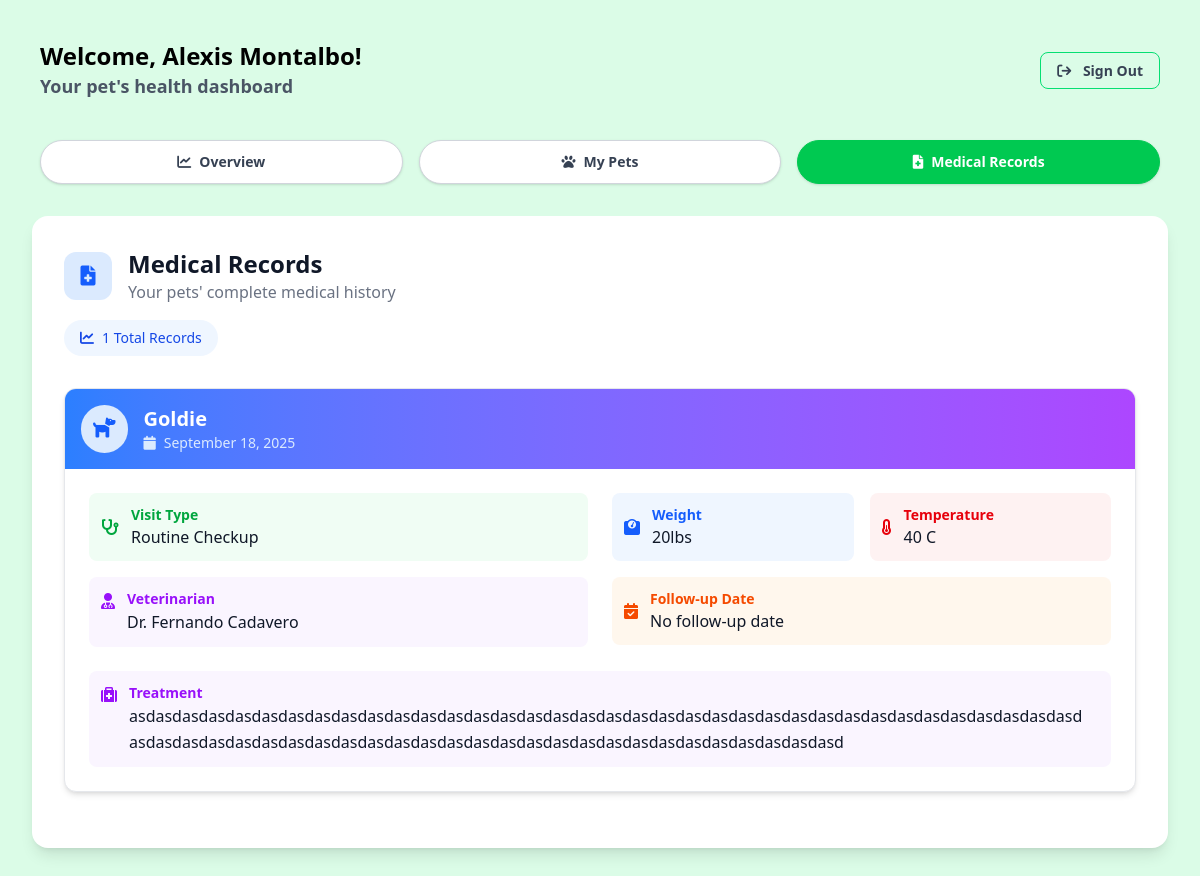
The app's page /owner/medical-records.php (signed in), older data.
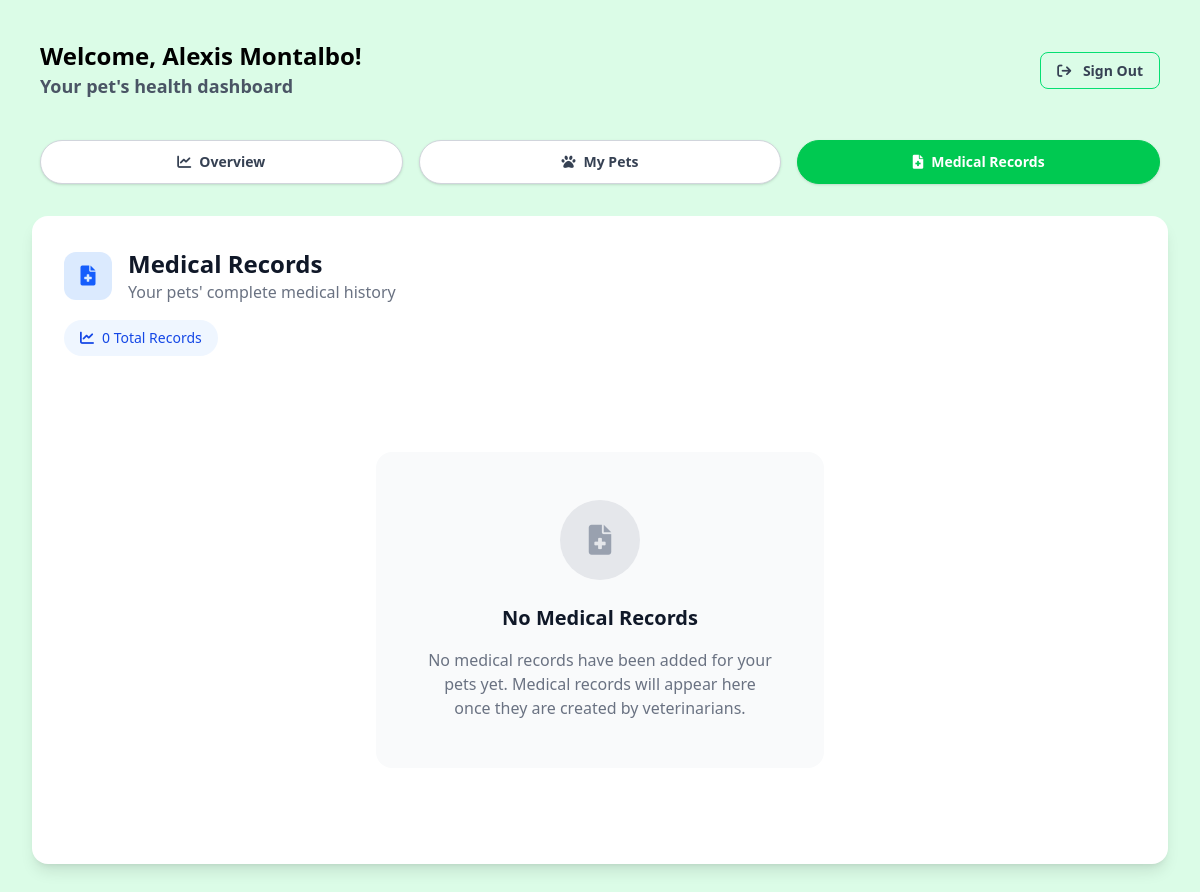
The same page, newer data.
### tables this page shows
CREATE TABLE `medical_records` (
  `id` int(11) NOT NULL,
  `pet_id` int(10) UNSIGNED NOT NULL,
  `visit_type` text NOT NULL,
  `visit_date` date NOT NULL,
  `visit_time` time DEFAULT NULL,
  `veterinarian` text NOT NULL,
  `weight` decimal(5,2) DEFAULT NULL,
  `weight_unit` enum('Kg','Lbs') DEFAULT NULL,
  `temperature` decimal(5,2) DEFAULT NULL,
  `temp_unit` enum('C','F') DEFAULT NULL,
  `diagnosis` text DEFAULT NULL,
  `treatment` text DEFAULT NULL,
  `medications` text DEFAULT NULL,
  `follow_up_date` date DEFAULT NULL,
  `notes` text DEFAULT NULL,
  `created_at` datetime DEFAULT current_timestamp()
);

CREATE TABLE `pets` (
  `id` int(10) UNSIGNED NOT NULL,
  `owner_id` bigint(20) DEFAULT NULL,
  `name` text NOT NULL,
  `species` text NOT NULL,
  `breed` text DEFAULT NULL,
  `age` int(11) DEFAULT NULL,
  `age_unit` enum('Days','Months','Years') DEFAULT NULL,
  `gender` enum('Male','Female') DEFAULT NULL,
  `weight` decimal(5,2) DEFAULT NULL,
  `weight_unit` enum('Kg','Lbs') DEFAULT NULL,
  `color` varchar(255) DEFAULT NULL,
  `birth_date` date DEFAULT NULL,
  `notes` longtext DEFAULT NULL,
  `registered_at` timestamp NOT NULL DEFAULT current_timestamp() ON UPDATE current_timestamp(),
  `status` enum('Alive','Dead') NOT NULL DEFAULT 'Alive'
);

### functions/session.php (called while the page is built, shortened)
<?php
class SessionManager
{
    public static function isLoggedIn(): bool
    {
        return isset($_SESSION['user_id']);
    }
    public static function getUser(PDO $pdo): ?array
    {
        $userId = $_SESSION['user_id'];
        $accessType = $_SESSION['access_type'] ?? null;
        if ($accessType === 'owner') {
            $stmt = $pdo->prepare("
            SELECT o.id AS owner_id, o.name, o.email, o.phone, o.address, o.status, o.created_at,
                   u.id AS user_id, u.email, u.access_type
            FROM owners o
            INNER JOIN users u ON o.user_id = u.id
            WHERE u.id = ?
        ");
            $stmt->execute([$userId]);
            return $stmt->fetch(PDO::FETCH_ASSOC) ?: null;
        }
    }
}
?>

### helpers/fetch.php (called while the page is built)
<?php
function fetchAllData(PDO $pdo, string $query, array $params = []): array
{
    $stmt = $pdo->prepare($query);
    $stmt->execute($params);
    return $stmt->fetchAll(PDO::FETCH_ASSOC);
}
function fetchOneData(PDO $pdo, string $query, array $params = []): ?array
{
    $stmt = $pdo->prepare($query);
    $stmt->execute($params);
    $result = $stmt->fetch(PDO::FETCH_ASSOC);
    return $result ?: null;
}

### owner/medical-records.php (the view, shortened to what the changed rows need)
<?php
include_once __DIR__ . '/../config/config.php';
require_once __DIR__ . '/../functions/session.php';
require_once __DIR__ . '/../helpers/fetch.php';
$client = SessionManager::getUser($pdo);
$medicalRecordCount = fetchOneData(
    $pdo,
    "SELECT COUNT(*) as total FROM medical_records WHERE pet_id IN (SELECT id FROM pets WHERE owner_id = ?)",
    [$client['owner_id']]
);
?>
<!DOCTYPE html>
<html lang="en">
<head>
    <link rel="stylesheet" href="../assets/css/output.css">
    <link rel="stylesheet" href="https://cdnjs.cloudflare.com/ajax/libs/font-awesome/6.0.0-beta3/css/all.min.css">
</head>
<body class="w-full bg-green-100">
    <?php include_once '../includes/owner-header.php'; ?>
    <main class="max-w-[1400px] mx-auto px-3 sm:px-4 md:px-6 lg:px-8 py-4 md:py-8">
        <section class="w-full bg-white rounded-2xl shadow-lg p-4 sm:p-6 md:p-8">
            <div class="mb-6 sm:mb-8">
                <div class="flex items-center mb-3 sm:mb-4">
                    <div
                        class="w-10 h-10 sm:w-12 sm:h-12 bg-blue-100 rounded-xl flex items-center justify-center mr-3 sm:mr-4">
                    </div>
                    <div>
                    </div>
                </div>
                <div
                    class="inline-flex items-center bg-blue-50 text-blue-700 px-3 sm:px-4 py-1.5 sm:py-2 rounded-full text-xs sm:text-sm font-medium">
                    <i class="fas fa-chart-line mr-1.5 sm:mr-2"></i>
                    <?= $medicalRecordCount['total'] ?> Total Records
                </div>
            </div>
            <div class="space-y-6">
                <?php
                $medicalRecord = fetchAllData(
                    $pdo,
                    "SELECT medical_records.*, pets.name AS pet_name, pets.species
                            FROM medical_records
                            INNER JOIN pets ON medical_records.pet_id = pets.id
                            WHERE pets.owner_id = ?
                            ORDER BY visit_date DESC",
                    [$client['owner_id']]
                );
                $speciesData = [
                    'Dog' => ['icon' => 'fa-dog', 'color' => 'text-blue-600', 'bg' => 'bg-blue-100'],
                    'Cat' => ['icon' => 'fa-cat', 'color' => 'text-purple-600', 'bg' => 'bg-purple-100'],
                    'Bird' => ['icon' => 'fa-dove', 'color' => 'text-green-600', 'bg' => 'bg-green-100'],
                    'Fish' => ['icon' => 'fa-fish', 'color' => 'text-teal-600', 'bg' => 'bg-teal-100'],
                    'Rabbit' => ['icon' => 'fa-rabbit', 'color' => 'text-pink-600', 'bg' => 'bg-pink-100'],
                    'Hamster' => ['icon' => 'fa-mouse', 'color' => 'text-orange-600', 'bg' => 'bg-orange-100'],
                    'default' => ['icon' => 'fa-paw', 'color' => 'text-gray-600', 'bg' => 'bg-gray-100']
                ];
                if ($medicalRecord) {
                    foreach ($medicalRecord as $record) {
                        $species = $record['species'] ?? 'default';
                        $speciesInfo = $speciesData[$species] ?? $speciesData['default'];
                        ?>
                        <div class="record-card bg-white border border-gray-200 rounded-xl overflow-hidden shadow-md mb-6">
                            <div class="bg-gradient-to-r from-blue-500 to-purple-500 p-3 sm:p-4 text-white">
                                <div class="flex items-center">
                                    <div class="<?= $speciesInfo['bg'] ?> rounded-full p-2 sm:p-3 mr-3 sm:mr-4">
                                        <i
                                            class="fas <?= $speciesInfo['icon'] ?> <?= $speciesInfo['color'] ?> text-sm sm:text-base md:text-xl"></i>
                                    </div>
                                    <div>
                                        <h4 class="text-base sm:text-lg md:text-xl font-bold">
                                            <?= htmlspecialchars($record['pet_name']) ?>
                                        </h4>
                                        <p class="text-blue-100 text-xs sm:text-sm flex items-center">
                                            <i class="fas fa-calendar mr-1 sm:mr-2"></i>
                                            <?= date('F j, Y', strtotime($record['visit_date'])) ?>
                                        </p>
                                    </div>
                                </div>
                            </div>
                            <div class="p-4 sm:p-6">
                                <div class="record-details flex flex-col md:flex-row gap-4 sm:gap-6">
                                    <div class="detail-section w-full md:w-1/2 space-y-3 sm:space-y-4">
                                        <div class="flex items-center p-2 sm:p-3 bg-green-50 rounded-lg">
                                            <i class="fas fa-stethoscope text-green-600 mr-2 sm:mr-3 text-sm sm:text-base"></i>
                                            <div>
                                                <p class="text-xs sm:text-sm text-green-600 font-semibold">Visit Type</p>
                                                <p class="text-gray-900 font-medium text-sm sm:text-base">
                                                    <?= htmlspecialchars($record['visit_type']) ?>
                                                </p>
                                            </div>
                                        </div>
                                        <div class="flex items-start p-2 sm:p-3 bg-purple-50 rounded-lg">
                                            <i
                                                class="fas fa-user-md text-purple-600 mr-2 sm:mr-3 mt-0.5 sm:mt-1 text-sm sm:text-base"></i>
                                            <div class="flex-1">
                                                <p class="text-xs sm:text-sm text-purple-600 font-semibold">Veterinarian</p>
                                                <p class="text-gray-900 font-medium leading-relaxed text-sm sm:text-base">
                                                    <?= htmlspecialchars($record['veterinarian']) ?>
                                                </p>
                                            </div>
                                        </div>
                                    </div>
                                    <div class="w-full md:w-1/2 space-y-3 sm:space-y-4">
                                        <div class="flex flex-row justify-between sm:flex-row gap-3 sm:gap-4">
                                            <div class="flex items-center p-2 sm:p-3 bg-blue-50 rounded-lg flex-1">
                                                <i class="fas fa-weight text-blue-600 mr-2 sm:mr-3 text-sm sm:text-base"></i>
                                                <div>
                                                    <p class="text-xs sm:text-sm text-blue-600 font-semibold">Weight</p>
                                                    <p class="text-gray-900 font-medium text-sm sm:text-base">
                                                        <?= htmlspecialchars($record['weight']) ?>
                                                    </p>
                                                </div>
                                            </div>
                                            <div class="flex items-center p-2 sm:p-3 bg-red-50 rounded-lg flex-1">
                                                <i
                                                    class="fas fa-thermometer-half text-red-600 mr-2 sm:mr-3 text-sm sm:text-base"></i>
                                                <div>
                                                    <p class="text-xs sm:text-sm text-red-600 font-semibold">Temperature</p>
                                                    <p class="text-gray-900 font-medium text-sm sm:text-base">
                                                        <?= htmlspecialchars($record['temperature']) ?>
                                                    </p>
                                                </div>
                                            </div>
                                        </div>
                                        <div class="flex items-center p-2 sm:p-3 bg-orange-50 rounded-lg">
                                            <i
                                                class="fas fa-calendar-check text-orange-600 mr-2 sm:mr-3 text-sm sm:text-base"></i>
                                            <div>
                                                <p class="text-xs sm:text-sm text-orange-600 font-semibold">Follow-up Date</p>
                                                <p class="text-gray-900 font-medium text-sm sm:text-base">
                                                    <?php if (!empty($record['follow_up_date'])): ?>
                                                        <?= date('M j, Y', strtotime($record['follow_up_date'])) ?>
                                                    <?php else: ?>
                                                        No follow-up date
                                                    <?php endif; ?>
                                                </p>
                                            </div>
                                        </div>
                                    </div>
                                </div>
                                <div class="detail-section w-full space-y-3 sm:space-y-4 mt-4 sm:mt-6">
                                    <?php if (!empty($record['treatment'])): ?>
                                        <div class="flex items-start p-2 sm:p-3 bg-purple-50 rounded-lg">
                                            <i
                                                class="fas fa-medkit text-purple-600 mr-2 sm:mr-3 mt-0.5 sm:mt-1 text-sm sm:text-base"></i>
                                            <div class="flex-1">
                                                <p class="text-xs sm:text-sm text-purple-600 font-semibold">Treatment</p>
                                                <p class="text-gray-900 font-medium leading-relaxed text-sm sm:text-base mr-2"
                                                    style="word-break: break-word; white-space: pre-lines;">
                                                    <?= htmlspecialchars($record['treatment']) ?>
                                                </p>
                                            </div>
                                        </div>
                                    <?php endif; ?>
                                </div>
                            </div>
                        </div>
                    </div>
                    <?php
                    }
                } else {
                    ?>
                <div class="text-center py-12 sm:py-16">
                    <div class="bg-gray-50 rounded-2xl p-8 sm:p-12 max-w-md mx-auto">
                        <div
                            class="w-16 h-16 sm:w-20 sm:h-20 bg-gray-200 rounded-full flex items-center justify-center mx-auto mb-4 sm:mb-6">
                            <i class="fas fa-file-medical text-gray-400 text-2xl sm:text-3xl"></i>
                        </div>
                        <h3 class="text-lg sm:text-xl font-bold text-gray-900 mb-2 sm:mb-4">No Medical Records</h3>
                        <p class="text-gray-500 text-sm sm:text-base">No medical records have been added for your pets
                            yet. Medical records will appear here once they are created by veterinarians.</p>
                    </div>
                </div>
                <?php
                }
                ?>
            </div>
        </section>
    </main>
</body>
</html>

Row changes from the older to the newer data that the page shows:
removed medical_records: pet.name "Goldie", visit_date "September 18, 2025", visit_type "Routine Checkup", veterinarian "Dr. Fernando Cadavero", weight "20lbs", temperature "40 C", shows "No follow-up date", treatment "asdasdasdasdasdasdasdasdasdasdasdasdasdasdasdasdasdasdasdasdasdasdasdasdasdasdasdasdasdasdasdasdasdasdasdasdasdasdasdasdasdasdasdasdasdasdasdasdasdasdasdasdasdasdasdasdasdasdasdasdasdasdasd"
Text that changed along with them:
$medicalRecordCount['total']: "1" → "0"
text now shown: "No Medical Records No medical records have been added for your pets yet. Medical records will appear here once they are created by veterinarians."
